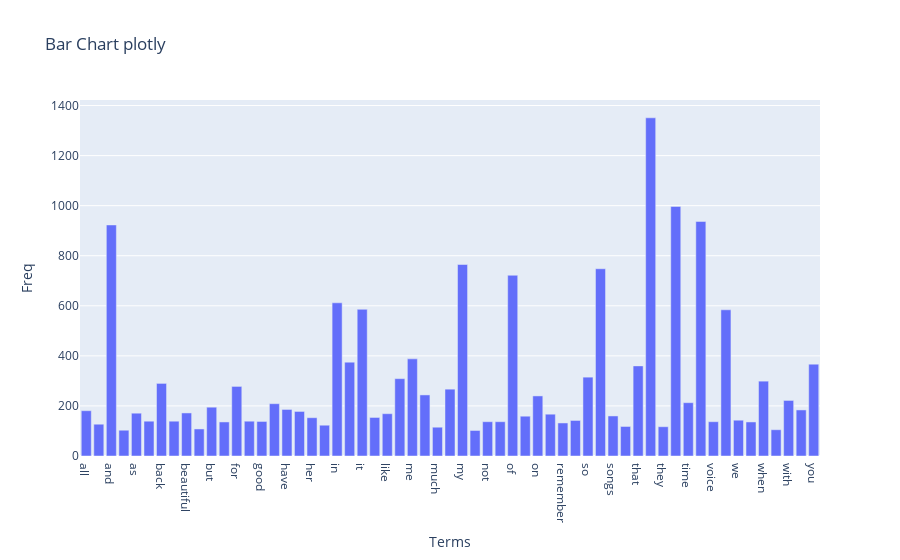

The notebook cell this image was saved under:
### Markdown cell above
I use freq>100 to find the words with higher frequency of usage

### Code cell
import pandas as pd
import plotly.express as px

term_frequencies = np.asarray(X_vec.sum(axis=0))[0]

data = {
    'Terms':count_vec.get_feature_names_out(),
    'Freq':term_frequencies
}

df = pd.DataFrame(data)

df_filtered = df[df['Freq'] > 100]

fig = px.bar(df_filtered,
             x='Terms',
             y='Freq',
             title='Bar Chart plotly')

fig.show()

### Figure 1 — Plotly figure (JSON) as saved in the notebook; plotly's stock layout.template omitted (floating-point values rounded to 4 significant figures)
{"data": [{"alignmentgroup": "True", "hovertemplate": "Terms=%{x}<br>Freq=%{y}<extra></extra>", "legendgroup": "", "marker": {"color": "#636efa", "pattern": {"shape": ""}}, "name": "", "offsetgroup": "", "orientation": "v", "showlegend": false, "textposition": "auto", "type": "bar", "x": ["all", "always", "and", "are", "as", "at", "back", "be", "beautiful", "brings", "but", "can", "for", "from", "good", "great", "have", "he", "her", "his", "in", "is", "it", "just", "like", "love", "me", "memories", "much", "music", "my", "never", "not", "now", "of", "old", "on", "one", "remember", "she", "so", "song", "songs", "still", "that", "the", "they", "this", "time", "to", "voice", "was", "we", "what", "when", "will", "with", "years", "you"], "xaxis": "x", "y": [181, 127, 923, 103, 171, 139, 290, 139, 172, 108, 195, 136, 278, 139, 138, 209, 186, 178, 153, 123, 612, 375, 586, 154, 169, 309, 388, 244, 115, 267, 765, 102, 137, 137, 722, 159, 240, 167, 132, 142, 315, 748, 160, 118, 360, 1351, 117, 997, 213, 937, 137, 584, 143, 136, 299, 105, 222, 184, 367], "yaxis": "y"}], "layout": {"barmode": "relative", "legend": {"tracegroupgap": 0}, "title": {"text": "Bar Chart plotly"}, "xaxis": {"anchor": "y", "domain": [0, 1], "title": {"text": "Terms"}}, "yaxis": {"anchor": "x", "domain": [0, 1], "title": {"text": "Freq"}}}}
